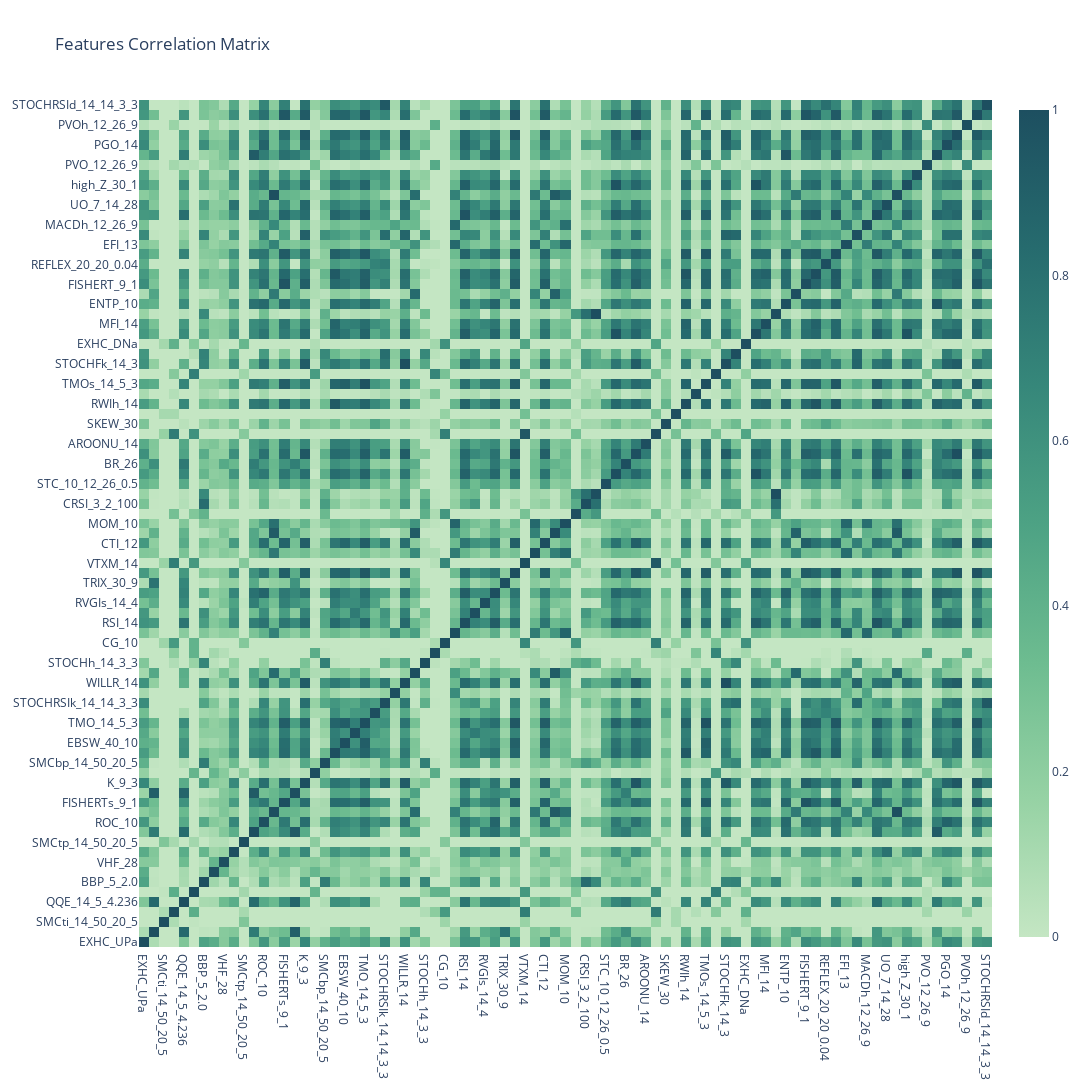

The notebook cell this image was saved under:
### Markdown cell above
###### using the same Feature Selection class, specify the correlation coefficient Threshold of choice. (The projected tested correlation in the 0.60 - 0.90) ranges.

### Code cell
# Call the filter_correlation method, within the class providing it with the desired correlation threshold.
# The multicollinearity steps follows the Boruta and RFE intersection steps. Hence, there is no need to specify the dataframe, the code has designed such that it already takes as input the dataframe which contains the features output of Boruta and RFE intersection. 
# However, for testing purposes, there's an optionality to provide the function with both correlation coefficient and dataframe, and it will filter for multicollinearitu among features.
filtered_features = feat_select.filter_multicollinearity(corr_coeff=0.90)

### Figure 1 — Plotly figure (JSON) as saved in the notebook; plotly's stock layout.template omitted (floating-point values rounded to 4 significant figures; data arrays with more than 128 entries replaced by an {"elided": "..."} marker saying what was removed)
{"data": [{"colorscale": [[0.0, "rgb(196, 230, 195)"], [0.1667, "rgb(150, 210, 164)"], [0.3333, "rgb(109, 188, 144)"], [0.5, "rgb(77, 162, 132)"], [0.6667, "rgb(54, 135, 122)"], [0.8333, "rgb(38, 107, 110)"], [1.0, "rgb(29, 79, 96)"]], "x": ["EXHC_UPa", "KSTs_9", "SMCti_14_50_20_5", "AROOND_14", "QQE_14_5_4.236", "UI_14", "BBP_5_2.0", "ER_10", "VHF_28", "ADOSC_3_10", "SMCtp_14_50_20_5", "PPO_12_26_9", "ROC_10", "SQZ_20_2.0_20_1.5", "FISHERTs_9_1", "PPOs_12_26_9", "K_9_3", "CCI_14_0.015", "SMCbp_14_50_20_5", "VTXP_14", "EBSW_40_10", "INERTIA_20_14", "TMO_14_5_3", "PPOh_12_26_9", "STOCHRSIk_14_14_3_3", "SMCbi_14_50_20_5", "WILLR_14", "TSVs_18_10", "STOCHh_14_3_3", "BBB_5_2.0", "CG_10", "BEARP_13", "RSI_14", "RVI_14", "RVGIs_14_4", "BIAS_SMA_26", "TRIX_30_9", "STOCHd_14_3_3", "VTXM_14", "BULLP_13", "CTI_12", "APO_12_26", "MOM_10", "CFO_9", "CRSI_3_2_100", "PCTRET_1", "STC_10_12_26_0.5", "open_Z_30_1", "BR_26", "STOCHk_14_3_3", "AROONU_14", "RWIl_14", "SKEW_30", "CHOP_14_1_100.0", "RWIh_14", "KURT_30", "TMOs_14_5_3", "NATR_14", "STOCHFk_14_3", "SMIo_5_20_5_1.0", "EXHC_DNa", "low_Z_30_1", "MFI_14", "LOGRET_1", "ENTP_10", "MACDs_12_26_9", "FISHERT_9_1", "CMO_14", "REFLEX_20_20_0.04", "RSX_14", "EFI_13", "J_9_3", "MACDh_12_26_9", "SMI_5_20_5_1.0", "UO_7_14_28", "SQZPRO_20_2.0_20_2.0_1.5_1.0", "high_Z_30_1", "KVO_34_55_13", "PVO_12_26_9", "COPC_11_14_10", "PGO_14", "STOCHFd_14_3", "PVOh_12_26_9", "D_9_3", "STOCHRSId_14_14_3_3"], "y": ["EXHC_UPa", "KSTs_9", "SMCti_14_50_20_5", "AROOND_14", "QQE_14_5_4.236", "UI_14", "BBP_5_2.0", "ER_10", "VHF_28", "ADOSC_3_10", "SMCtp_14_50_20_5", "PPO_12_26_9", "ROC_10", "SQZ_20_2.0_20_1.5", "FISHERTs_9_1", "PPOs_12_26_9", "K_9_3", "CCI_14_0.015", "SMCbp_14_50_20_5", "VTXP_14", "EBSW_40_10", "INERTIA_20_14", "TMO_14_5_3", "PPOh_12_26_9", "STOCHRSIk_14_14_3_3", "SMCbi_14_50_20_5", "WILLR_14", "TSVs_18_10", "STOCHh_14_3_3", "BBB_5_2.0", "CG_10", "BEARP_13", "RSI_14", "RVI_14", "RVGIs_14_4", "BIAS_SMA_26", "TRIX_30_9", "STOCHd_14_3_3", "VTXM_14", "BULLP_13", "CTI_12", "APO_12_26", "MOM_10", "CFO_9", "CRSI_3_2_100", "PCTRET_1", "STC_10_12_26_0.5", "open_Z_30_1", "BR_26", "STOCHk_14_3_3", "AROONU_14", "RWIl_14", "SKEW_30", "CHOP_14_1_100.0", "RWIh_14", "KURT_30", "TMOs_14_5_3", "NATR_14", "STOCHFk_14_3", "SMIo_5_20_5_1.0", "EXHC_DNa", "low_Z_30_1", "MFI_14", "LOGRET_1", "ENTP_10", "MACDs_12_26_9", "FISHERT_9_1", "CMO_14", "REFLEX_20_20_0.04", "RSX_14", "EFI_13", "J_9_3", "MACDh_12_26_9", "SMI_5_20_5_1.0", "UO_7_14_28", "SQZPRO_20_2.0_20_2.0_1.5_1.0", "high_Z_30_1", "KVO_34_55_13", "PVO_12_26_9", "COPC_11_14_10", "PGO_14", "STOCHFd_14_3", "PVOh_12_26_9", "D_9_3", "STOCHRSId_14_14_3_3"], "z": {"elided": "85x85 float values"}, "zmax": 1, "zmin": 0, "type": "heatmap", "text": {"elided": "85x85 float values"}}], "layout": {"font": {"size": 12}, "margin": {"l": 100, "r": 100, "t": 100, "b": 100}, "title": {"text": "Features Correlation Matrix"}, "width": 1350, "height": 1100, "plot_bgcolor": "rgba(255, 255, 255, 1)", "paper_bgcolor": "rgba(255, 255, 255, 1)"}}
